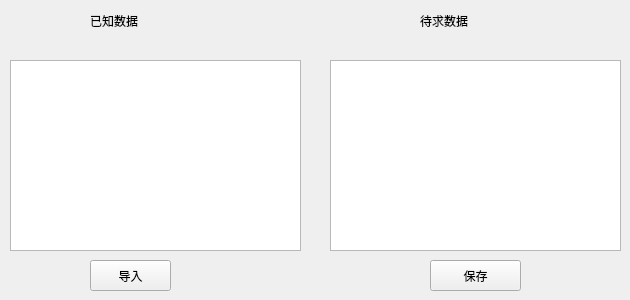
    <widget class="QWidget" name="page_11">
     <widget class="QPushButton" name="saveBtn6">
      <property name="geometry">
       <rect>
        <x>430</x>
        <y>260</y>
        <width>91</width>
        <height>31</height>
       </rect>
      </property>
      <property name="styleSheet">
       <string notr="true"/>
      </property>
      <property name="text">
       <string>保存</string>
      </property>
     </widget>
     <widget class="QTableWidget" name="tableWidget11">
      <property name="geometry">
       <rect>
        <x>10</x>
        <y>60</y>
        <width>291</width>
        <height>191</height>
       </rect>
      </property>
      <property name="focusPolicy">
       <enum>Qt::NoFocus</enum>
      </property>
      <property name="styleSheet">
       <string notr="true"/>
      </property>
      <property name="frameShadow">
       <enum>QFrame::Raised</enum>
      </property>
     </widget>
     <widget class="QLabel" name="label_70">
      <property name="geometry">
       <rect>
        <x>90</x>
        <y>10</y>
        <width>54</width>
        <height>21</height>
       </rect>
      </property>
      <property name="text">
       <string>已知数据</string>
      </property>
     </widget>
     <widget class="QPushButton" name="importBtn6">
      <property name="geometry">
       <rect>
        <x>90</x>
        <y>260</y>
        <width>81</width>
        <height>31</height>
       </rect>
      </property>
      <property name="text">
       <string>导入</string>
      </property>
     </widget>
     <widget class="QLabel" name="label_71">
      <property name="geometry">
       <rect>
        <x>420</x>
        <y>10</y>
        <width>81</width>
        <height>21</height>
       </rect>
      </property>
      <property name="text">
       <string>待求数据</string>
      </property>
     </widget>
     <widget class="QTableWidget" name="tableWidget12">
      <property name="geometry">
       <rect>
        <x>330</x>
        <y>60</y>
        <width>291</width>
        <height>191</height>
       </rect>
      </property>
      <property name="focusPolicy">
       <enum>Qt::NoFocus</enum>
      </property>
      <property name="frameShadow">
       <enum>QFrame::Raised</enum>
      </property>
     </widget>
    </widget>
